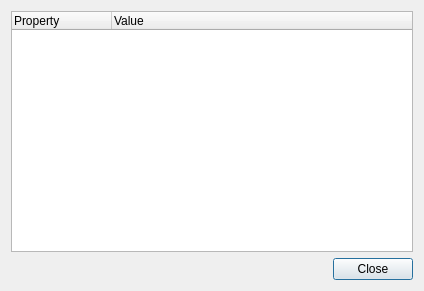
<?xml version="1.0" encoding="UTF-8"?>
<ui version="4.0">
 <class>ImageInfoDialog</class>
 <widget class="QDialog" name="ImageInfoDialog">
  <property name="geometry">
   <rect>
    <x>0</x>
    <y>0</y>
    <width>424</width>
    <height>291</height>
   </rect>
  </property>
  <property name="windowTitle">
   <string>Image Info</string>
  </property>
  <property name="windowIcon">
   <iconset resource="resource.qrc">
    <normaloff>:/images/res/images/app/48.png</normaloff>:/images/res/images/app/48.png</iconset>
  </property>
  <layout class="QVBoxLayout" name="verticalLayout">
   <item>
    <widget class="QTreeWidget" name="treeWidget">
     <property name="editTriggers">
      <set>QAbstractItemView::NoEditTriggers</set>
     </property>
     <property name="showDropIndicator" stdset="0">
      <bool>false</bool>
     </property>
     <property name="headerHidden">
      <bool>false</bool>
     </property>
     <attribute name="headerVisible">
      <bool>true</bool>
     </attribute>
     <column>
      <property name="text">
       <string>Property</string>
      </property>
     </column>
     <column>
      <property name="text">
       <string>Value</string>
      </property>
     </column>
    </widget>
   </item>
   <item>
    <widget class="QDialogButtonBox" name="buttonBox">
     <property name="orientation">
      <enum>Qt::Horizontal</enum>
     </property>
     <property name="standardButtons">
      <set>QDialogButtonBox::Close</set>
     </property>
    </widget>
   </item>
  </layout>
 </widget>
 <resources>
  <include location="resource.qrc"/>
 </resources>
 <connections>
  <connection>
   <sender>buttonBox</sender>
   <signal>accepted()</signal>
   <receiver>ImageInfoDialog</receiver>
   <slot>accept()</slot>
   <hints>
    <hint type="sourcelabel">
     <x>248</x>
     <y>254</y>
    </hint>
    <hint type="destinationlabel">
     <x>157</x>
     <y>274</y>
    </hint>
   </hints>
  </connection>
  <connection>
   <sender>buttonBox</sender>
   <signal>rejected()</signal>
   <receiver>ImageInfoDialog</receiver>
   <slot>reject()</slot>
   <hints>
    <hint type="sourcelabel">
     <x>316</x>
     <y>260</y>
    </hint>
    <hint type="destinationlabel">
     <x>286</x>
     <y>274</y>
    </hint>
   </hints>
  </connection>
 </connections>
</ui>
